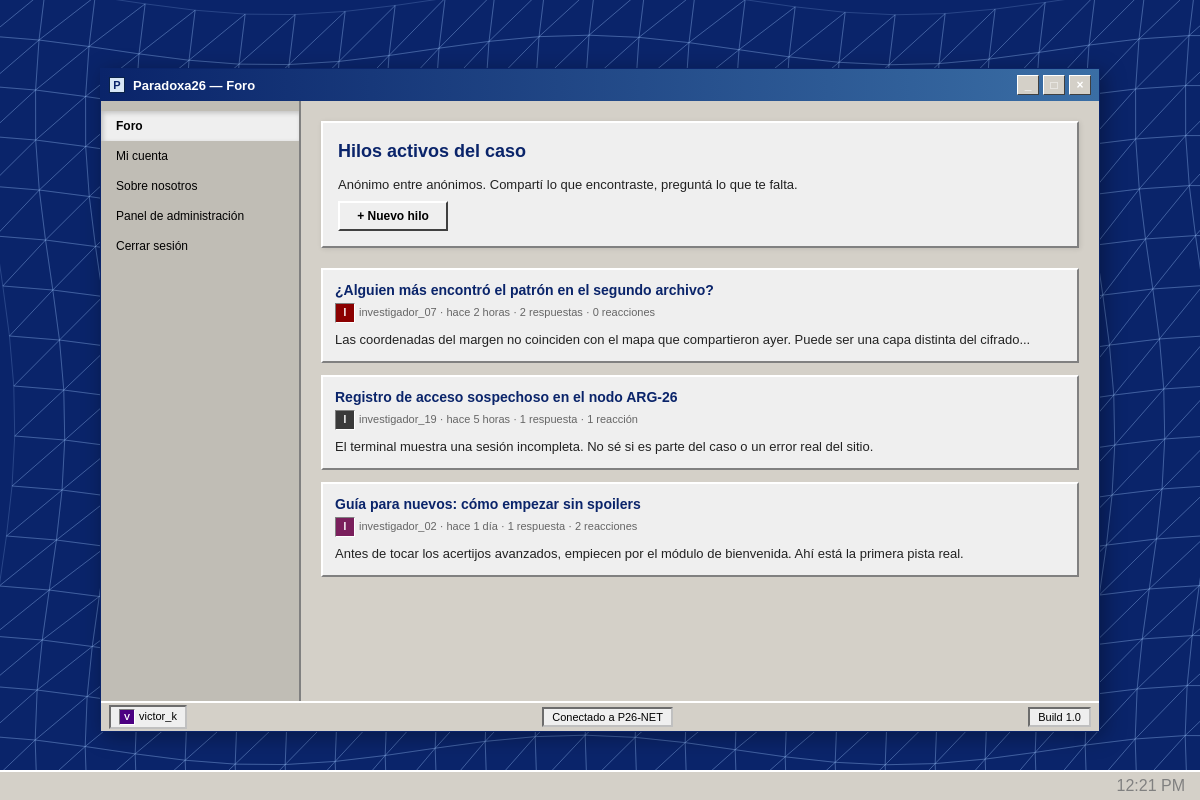
/index.php?c=Foro&a=index (signed in), run on the app's committed database.
### tables this page shows
CREATE TABLE `publicaciones` (
  `id_publicacion` int(11) NOT NULL AUTO_INCREMENT,
  `titulo` varchar(255) NOT NULL,
  `contenido` text NOT NULL,
  `fecha_publicacion` timestamp NOT NULL DEFAULT current_timestamp(),
  `fecha_edicion` timestamp NOT NULL DEFAULT current_timestamp(),
  `id` int(11) NOT NULL,
  PRIMARY KEY (`id_publicacion`),
  KEY `id` (`id`),
  CONSTRAINT `publicaciones_ibfk_1` FOREIGN KEY (`id`) REFERENCES `usuarios` (`id`)
);

CREATE TABLE `usuarios` (
  `id` int(11) NOT NULL AUTO_INCREMENT,
  `nombre_usuario_real` varchar(50) NOT NULL,
  `correo` varchar(100) NOT NULL,
  `contrasenia` varchar(255) NOT NULL,
  `nombre_usuario_anonimo` varchar(50) NOT NULL,
  `fecha_registro` date NOT NULL,
  `rol` enum('usuario','admin') NOT NULL DEFAULT 'usuario',
  `biografia` varchar(255) DEFAULT NULL,
  `foto_perfil` varchar(255) DEFAULT NULL,
  `token` varchar(255) DEFAULT NULL,
  `estado_verificado` tinyint(1) NOT NULL DEFAULT 0,
  PRIMARY KEY (`id`),
  UNIQUE KEY `correo` (`correo`),
  UNIQUE KEY `nombre_usuario_anonimo` (`nombre_usuario_anonimo`)
);

### app/controllers/ForoController.php (called while the page is built, shortened)
<?php
require_once __DIR__ . '/../../config/auth.php';
require_once __DIR__ . '/../models/ForoModel.php';
require_once __DIR__ . '/../helpers/Formato.php';
require_once __DIR__ . '/../helpers/FotoPerfil.php';
require_once __DIR__ . '/../helpers/ImagenHilo.php';
class ForoController {
    private $foro;
    public function __construct() {
        global $conexion;
        requiereLogin();
        $this->foro    = new ForoModel($conexion);
    }
    private function render($modo, $vars = []) {
        require __DIR__ . '/../views/home/index.php';
    }
    public function index() {
        $hilos = $this->foro->listarPublicaciones(self::HILOS_POR_PAGINA);
        foreach ($hilos as $i => $h) {
            $hilos[$i]['hace']           = tiempoRelativo($h['segundos']);
            $hilos[$i]['imagen']         = ImagenHilo::url($h['id_publicacion']);
            $hilos[$i]['extracto']       = mb_strimwidth(preg_replace('/\s+/u', ' ', $h['contenido']), 0, 180, '…', 'UTF-8');
            $hilos[$i]['txt_respuestas'] = pluralizar($h['total_comentarios'], 'respuesta', 'respuestas');
            $hilos[$i]['txt_reacciones'] = pluralizar($h['total_reacciones'], 'reacción', 'reacciones');
        }
        $this->render('lista', ['hilos' => $hilos]);
    }
}

### config/app.php (called while the page is built, shortened)
<?php
if (!function_exists('h')) {
    function h($valor) {
        return htmlspecialchars((string) $valor, ENT_QUOTES, 'UTF-8');
    }
}

### config/auth.php (called while the page is built, shortened)
<?php
require_once __DIR__ . '/conexion.php';
function usuarioActual() {
    static $cache = false;
    if ($cache !== false) {
        return $cache;
    }
    global $conexion;
    $id = (int) $_SESSION['usuario_id'];
    $stmt = $conexion->prepare(
        "SELECT id, nombre_usuario_real, correo, nombre_usuario_anonimo, rol, foto_perfil, biografia, estado_verificado FROM usuarios WHERE id = ? LIMIT 1"
    );
    $stmt->bind_param("i", $id);
    $stmt->execute();
    $fila = $stmt->get_result()->fetch_assoc();
    return $cache = $fila;
}
function requiereLogin() {
    if (usuarioActual() === null) {
        header('Location: ' . BASE_URL . '/app/views/auth/login.php');
        exit;
    }
}
function tieneRol(...$roles) {
    $u = usuarioActual();
    return $u !== null && in_array($u['rol'], $roles, true);
}

### app/models/ForoModel.php (called while the page is built, shortened)
<?php
class ForoModel {
    private $db;
    public function __construct($conexion) {
        $this->db = $conexion;
    }
    public function listarPublicaciones($limite = 50) {
        $stmt = $this->db->prepare(
            "SELECT p.id_publicacion, p.titulo, p.contenido, p.id AS id_autor, u.nombre_usuario_anonimo AS autor, u.foto_perfil AS autor_foto,
                    TIMESTAMPDIFF(SECOND, p.fecha_publicacion, NOW()) AS segundos,
                    (SELECT COUNT(*) FROM comentarios c WHERE c.id_publicacion = p.id_publicacion) AS total_comentarios,
                    (SELECT COUNT(*) FROM reacciones_publicaciones r WHERE r.id_publicacion = p.id_publicacion) AS total_reacciones
             FROM publicaciones p
             INNER JOIN usuarios u ON u.id = p.id
             ORDER BY p.fecha_publicacion DESC, p.id_publicacion DESC
             LIMIT ?"
        );
        $stmt->bind_param("i", $limite);
        $stmt->execute();
        $filas = $stmt->get_result()->fetch_all(MYSQLI_ASSOC);
        return $filas;
    }
}

### app/helpers/Formato.php (called while the page is built, shortened)
<?php
function tiempoRelativo($segundos) {
    $s = max(0, (int) $segundos);
    if ($s < 86400) {
        $n = intdiv($s, 3600);
        return 'hace ' . $n . ($n === 1 ? ' hora' : ' horas');
    }
    if ($s < 2592000) {
        $n = intdiv($s, 86400);
        return 'hace ' . $n . ($n === 1 ? ' día' : ' días');
    }
    $n = intdiv($s, 31536000);
    return 'hace ' . $n . ($n === 1 ? ' año' : ' años');
}
function pluralizar($cantidad, $singular, $plural) {
    $n = (int) $cantidad;
    return $n . ' ' . ($n === 1 ? $singular : $plural);
}

### app/helpers/ImagenHilo.php (called while the page is built, shortened)
<?php
class ImagenHilo {
    public static function directorio() {
        return dirname(__DIR__) . '/public/uploads/hilos';
    }
    public static function url($idPublicacion) {
        $id = (int) $idPublicacion;
        return null;
    }
}

### app/views/home/foro_lista.php (the view, shortened to what this page needs)
<div class="panel">
  <h2>Hilos activos del caso</h2>
  <p>Anónimo entre anónimos. Compartí lo que encontraste, preguntá lo que te falta.</p>
  <div class="button-row">
    <button type="button" class="primary" onclick="location.href='<?= BASE_URL ?>/index.php?c=Foro&amp;a=nuevoView'">+ Nuevo hilo</button>
  </div>
</div>
<?php foreach ($hilos as $hilo): ?>
  <a class="thread-card" href="<?= BASE_URL ?>/index.php?c=Foro&amp;a=ver&amp;id=<?= (int) $hilo['id_publicacion'] ?>">
    <h3><?= h($hilo['titulo']) ?></h3>
    <div class="meta"><?= avatarPerfil($hilo['autor_foto'] ?? null, $hilo['autor'], 20) ?><?= h($hilo['autor']) ?> · <?= h($hilo['hace']) ?> · <?= h($hilo['txt_respuestas']) ?> · <?= h($hilo['txt_reacciones']) ?></div>
    <p><?= h($hilo['extracto']) ?></p>
  </a>
<?php endforeach; ?>

### index.php (shortened to what this page needs)
<?php
if (isset($_GET['c'])) {
    $accion      = preg_replace('/[^A-Za-z]/', '', $_GET['a'] ?? '');
    $instancia = new $clase();
    $instancia->$accion();
    exit;
}
?>

### app/views/home/index.php (shortened to what this page needs)
<?php
require_once __DIR__ . '/../../../config/auth.php';
$usuario = usuarioActual();
$alias   = $usuario['nombre_usuario_anonimo'];
$esAdmin = tieneRol('admin');
$vistasIniciales = ['cuenta' => 'viewCuenta', 'sobre' => 'viewSobre'];
$vistaPedida     = (isset($_GET['vista']) && is_string($_GET['vista'])) ? $_GET['vista'] : '';
$vistaInicial    = $vistasIniciales[$vistaPedida] ?? 'viewForo';
$titulosVista    = ['viewForo' => 'Foro', 'viewCuenta' => 'Mi cuenta', 'viewSobre' => 'Sobre nosotros'];
?>
<head>
  <link rel="stylesheet" href="<?= BASE_URL ?>/app/public/css/style.css" />
</head>
<body onload="init()">
  <div class="desktop">
    <div id="mainWindow" class="window">
      <div id="windowHeader" class="title-bar">
        <div class="title-left">
          <span class="title-icon" data-letter="P"></span>
          <span>Paradoxa26 — <span id="viewTitle"><?= h($titulosVista[$vistaInicial]) ?></span></span>
        </div>
        <div class="window-controls">
          <div class="ctrl">_</div>
          <div class="ctrl">□</div>
          <div class="ctrl">×</div>
        </div>
      </div>
      <div class="content-sidebar">
        <nav class="side-nav">
          <button class="nav-item<?= $vistaInicial === 'viewForo' ? ' active' : '' ?>" data-view="viewForo">Foro</button>
          <button class="nav-item<?= $vistaInicial === 'viewCuenta' ? ' active' : '' ?>" data-view="viewCuenta">Mi cuenta</button>
          <button class="nav-item<?= $vistaInicial === 'viewSobre' ? ' active' : '' ?>" data-view="viewSobre">Sobre nosotros</button>
          <?php if ($esAdmin): ?>
          <button class="nav-item" type="button" onclick="location.href='<?= BASE_URL ?>/app/views/admin/index.php'">Panel de administración</button>
          <?php endif; ?>
          <button class="nav-item" type="button" onclick="location.href='<?= BASE_URL ?>/index.php?c=Auth&amp;a=logout'">Cerrar sesión</button>
        </nav>
        <main class="main-area">
          <section id="viewForo" class="view<?= $vistaInicial === 'viewForo' ? ' active' : '' ?>">
            <?php require __DIR__ . '/foro_' . $modoForo . '.php'; ?>
          </section>
        </main>
      </div>
      <div class="bottom-bar">
        <div class="status-pill"><?= avatarPerfil($usuario['foto_perfil'] ?? null, $alias, 16) ?><?= htmlspecialchars($alias, ENT_QUOTES, 'UTF-8') ?></div>
        <div class="status-pill">Conectado a P26-NET</div>
        <div class="status-pill">Build 1.0</div>
      </div>
    </div>
  </div>
  <div class="taskbar">
    <div id="reloj" style="margin-left: auto; padding-right: 10px; color: #808080;">
    </div>
  </div>
</body>
</html>

### app/helpers/FotoPerfil.php (shortened to what this page needs)
<?php
class FotoPerfil {
    public static function esNombreValido($nombre) {
        return is_string($nombre) && preg_match(self::PATRON, $nombre) === 1;
    }
    public static function url($nombre) {
        return self::esNombreValido($nombre)
            ? BASE_URL . '/app/public/uploads/avatars/' . $nombre
            : null;
    }
}
function avatarPerfil($foto, $alias, $tam = 32) {
    $tam = (int) $tam;
    $url = FotoPerfil::url($foto);
    $colores = ['#0a246a', '#8b0000', '#006400', '#4b0082', '#7a4b00', '#005f73', '#7a1f5c', '#3a3a3a'];
    $color   = $colores[abs(crc32((string) $alias)) % count($colores)];
    $inicial = mb_strtoupper(mb_substr((string) $alias, 0, 1, 'UTF-8'), 'UTF-8');
    return '<span class="avatar avatar--inicial" aria-hidden="true" style="width:' . $tam . 'px;height:' . $tam . 'px;line-height:' . ($tam - 2)
         . 'px;font-size:' . max(9, (int) round($tam * 0.5)) . 'px;background:' . $color . '">' . h($inicial) . '</span>';
}

### app/public/css/style.css (style rules this page uses)
* { box-sizing: border-box; margin: 0; padding: 0; font-family: var(--font-system); }
body { min-height: 100vh; background: linear-gradient(to bottom, var(--color-bg-top) 0%, var(--color-bg-mid) 45%, var(--color-bg-bottom) 100%); color: var(--color-text); display: flex; align-items: center; justify-content: center; padding: 20px; }
a { color: var(--color-heading); }
.window { width: 920px; border: 1px solid var(--color-titlebar-start); background: var(--color-panel); box-shadow: 0 0 0 1px #ffffff inset, 4px 4px 20px rgba(0, 0, 0, 0.35); }
.title-bar { height: 32px; background: linear-gradient(to right, var(--color-titlebar-start), var(--color-titlebar-end)); color: white; display: flex; align-items: center; justify-content: space-between; padding: 0 8px; font-size: 13px; font-weight: bold; }
.title-left { display: flex; align-items: center; gap: 8px; }
.title-icon { width: 16px; height: 16px; background: #d8e7f6; border: 1px solid #0b2347; display: inline-block; position: relative; }
.title-icon::after { content: attr(data-letter); position: absolute; inset: 0; display: grid; place-items: center; color: var(--color-titlebar-start); font-size: 11px; font-weight: bold; }
.window-controls { display: flex; gap: 4px; }
.ctrl { width: 22px; height: 20px; border: 1px solid var(--border-raised-light); border-right-color: var(--border-raised-darker); border-bottom-color: var(--border-raised-darker); background: var(--color-panel); font-size: 12px; display: grid; place-items: center; line-height: 1; cursor: pointer; }
.panel { border: 2px solid; border-color: var(--border-raised-light) var(--border-raised-dark) var(--border-raised-dark) var(--border-raised-light); background: var(--color-surface); padding: 18px; margin-bottom: 16px; font-size: 13px; line-height: 1.5; }
.panel h1, .panel h2 { color: var(--color-heading); margin-bottom: 8px; }
.panel h2 { font-size: 19px; }
.panel p { color: #222; margin-bottom: 4px; }
button, .btn { min-width: 110px; padding: 7px 12px; font-size: 12px; border: 2px solid; border-color: var(--border-raised-light) var(--border-raised-darker) var(--border-raised-darker) var(--border-raised-light); background: var(--color-panel); cursor: pointer; color: var(--color-text); }
.button-row { display: flex; gap: 10px; flex-wrap: wrap; margin-top: 6px; }
.bottom-bar { border-top: 1px solid var(--border-raised-light); background: var(--color-panel); padding: 6px 8px; display: flex; justify-content: space-between; gap: 12px; font-size: 11px; }
.status-pill { border: 2px inset #c0c0c0; padding: 2px 8px; background: var(--color-surface); }

### data on the page
publicaciones: titulo "¿Alguien más encontró el patrón en el segundo archivo?", id.nombre_usuario_anonimo "I", id.nombre_usuario_anonimo "investigador_07", hace "hace 2 horas", txt_respuestas "2 respuestas", txt_reacciones "0 reacciones", contenido "Las coordenadas del margen no coinciden con el mapa que compartieron ayer. Puede ser una capa distinta del cifrado..."
publicaciones: titulo "Registro de acceso sospechoso en el nodo ARG-26", id.nombre_usuario_anonimo "I", id.nombre_usuario_anonimo "investigador_19", hace "hace 5 horas", txt_respuestas "1 respuesta", txt_reacciones "1 reacción", contenido "El terminal muestra una sesión incompleta. No sé si es parte del caso o un error real del sitio."
publicaciones: titulo "Guía para nuevos: cómo empezar sin spoilers", id.nombre_usuario_anonimo "I", id.nombre_usuario_anonimo "investigador_02", hace "hace 1 día", txt_respuestas "1 respuesta", txt_reacciones "2 reacciones", contenido "Antes de tocar los acertijos avanzados, empiecen por el módulo de bienvenida. Ahí está la primera pista real."

### other printed values
$titulosVista[$vistaInicial] "Foro"
$inicial "V"
$alias "victor_k"
